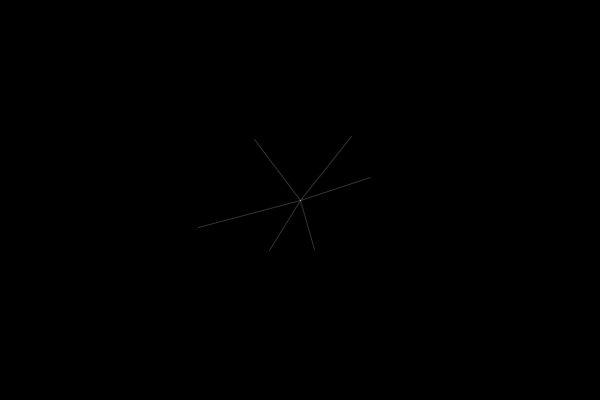
Frame 1 (no input)
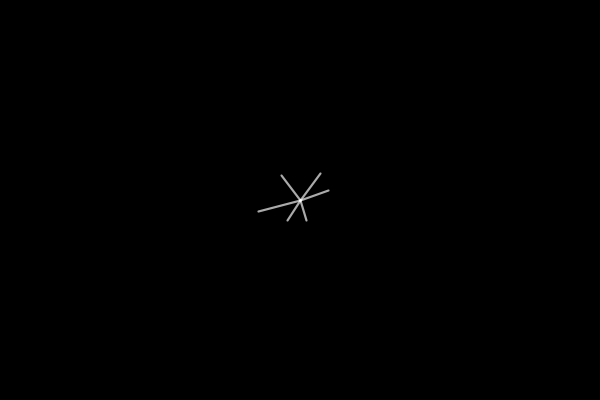
Frame 60 (the mouse pressed at the canvas centre just before this capture)
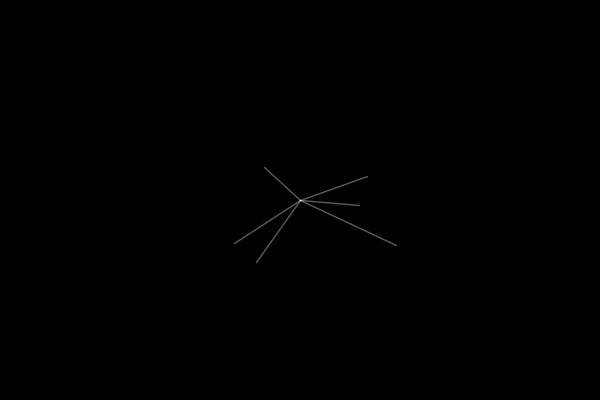
Frame 120 (the mouse held since frame 60 and released just before this capture)

The Processing sketch that drew these frames (run headless with seeded random() and noise(); from frame 60 on, the mouse is pressed at the canvas centre):

// Processing sketch: misc_250505f
// ── misc_250505f.pde
// シンプルなワープエフェクト
float x1, y1, z1;  // 1本目の線の始点の座標と奥行き
float x2, y2, z2;  // 2本目の線の始点の座標と奥行き
float x3, y3, z3;  // 3本目の線の始点の座標と奥行き
float x4, y4, z4;  // 4本目の線の始点の座標と奥行き
float x5, y5, z5;  // 5本目の線の始点の座標と奥行き
float x6, y6, z6;  // 6本目の線の始点の座標と奥行き
float speed = 5;   // 移動速度

void setup() {
  size(600, 400);
  
  // 線の始点をランダムに初期化
  resetLine(1);
  resetLine(2);
  resetLine(3);
  resetLine(4);
  resetLine(5);
  resetLine(6);
}

void draw() {
  background(0);  // 黒背景
  
  // 線を描画
  drawLine(1);
  drawLine(2);
  drawLine(3);
  drawLine(4);
  drawLine(5);
  drawLine(6);
  
  // 奥行きを更新
  updateLine(1);
  updateLine(2);
  updateLine(3);
  updateLine(4);
  updateLine(5);
  updateLine(6);
}

// 指定した番号の線を初期化
void resetLine(int lineNum) {
  float centerX = width / 2;
  float centerY = height / 2;
  float randomAngle = random(TWO_PI);
  float randomDist = random(50, 150);
  
  // 画面中心から少し離れた位置に点を配置
  if (lineNum == 1) {
    x1 = centerX + cos(randomAngle) * randomDist;
    y1 = centerY + sin(randomAngle) * randomDist;
    z1 = 500;  // 奥の奥行き
  } else if (lineNum == 2) {
    x2 = centerX + cos(randomAngle) * randomDist;
    y2 = centerY + sin(randomAngle) * randomDist;
    z2 = 500;
  } else if (lineNum == 3) {
    x3 = centerX + cos(randomAngle) * randomDist;
    y3 = centerY + sin(randomAngle) * randomDist;
    z3 = 500;
  } else if (lineNum == 4) {
    x4 = centerX + cos(randomAngle) * randomDist;
    y4 = centerY + sin(randomAngle) * randomDist;
    z4 = 500;
  } else if (lineNum == 5) {
    x5 = centerX + cos(randomAngle) * randomDist;
    y5 = centerY + sin(randomAngle) * randomDist;
    z5 = 500;
  } else if (lineNum == 6) {
    x6 = centerX + cos(randomAngle) * randomDist;
    y6 = centerY + sin(randomAngle) * randomDist;
    z6 = 500;
  }
}

// 指定した番号の線を描画
void drawLine(int lineNum) {
  float centerX = width / 2;
  float centerY = height / 2;
  float x, y, z;
  
  // 線の座標と奥行きを取得
  if (lineNum == 1) {
    x = x1;
    y = y1;
    z = z1;
  } else if (lineNum == 2) {
    x = x2;
    y = y2;
    z = z2;
  } else if (lineNum == 3) {
    x = x3;
    y = y3;
    z = z3;
  } else if (lineNum == 4) {
    x = x4;
    y = y4;
    z = z4;
  } else if (lineNum == 5) {
    x = x5;
    y = y5;
    z = z5;
  } else {
    x = x6;
    y = y6;
    z = z6;
  }
  
  // 奥行きに基づいて投影された座標を計算
  float projectionFactor = z / 500.0;
  float projectedX = map(x, 0, width, centerX - (centerX - x) * projectionFactor, centerX + (x - centerX) * projectionFactor);
  float projectedY = map(y, 0, height, centerY - (centerY - y) * projectionFactor, centerY + (y - centerY) * projectionFactor);
  
  // 奥行きに基づいて線の太さと透明度を設定
  float lineWeight = map(z, 0, 500, 3, 1);
  float alpha = map(z, 0, 500, 255, 50);
  
  stroke(255, alpha);
  strokeWeight(lineWeight);
  
  // 線を描画（始点から中心へ）
  line(projectedX, projectedY, centerX, centerY);
}

// 指定した番号の線の奥行きを更新
void updateLine(int lineNum) {
  if (lineNum == 1) {
    z1 -= speed;
    if (z1 < 10) resetLine(1);
  } else if (lineNum == 2) {
    z2 -= speed;
    if (z2 < 10) resetLine(2);
  } else if (lineNum == 3) {
    z3 -= speed;
    if (z3 < 10) resetLine(3);
  } else if (lineNum == 4) {
    z4 -= speed;
    if (z4 < 10) resetLine(4);
  } else if (lineNum == 5) {
    z5 -= speed;
    if (z5 < 10) resetLine(5);
  } else if (lineNum == 6) {
    z6 -= speed;
    if (z6 < 10) resetLine(6);
  }
}
